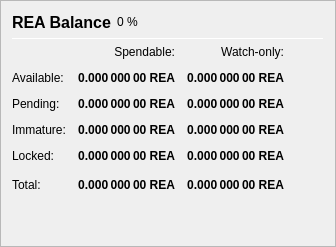
                   <widget class="QFrame" name="frame_Balances">
                    <property name="frameShape">
                     <enum>QFrame::StyledPanel</enum>
                    </property>
                    <property name="frameShadow">
                     <enum>QFrame::Raised</enum>
                    </property>
                    <layout class="QVBoxLayout" name="verticalLayout_4">
                     <item>
                      <layout class="QHBoxLayout" name="horizontalLayout_4">
                       <item>
                        <widget class="QLabel" name="label_5">
                         <property name="minimumSize">
                          <size>
                           <width>0</width>
                           <height>20</height>
                          </size>
                         </property>
                         <property name="font">
                          <font>
                           <pointsize>12</pointsize>
                           <weight>75</weight>
                           <bold>true</bold>
                          </font>
                         </property>
                         <property name="text">
                          <string>REA Balance</string>
                         </property>
                        </widget>
                       </item>
                       <item>
                        <widget class="QLabel" name="labelREAPercent">
                         <property name="text">
                          <string notr="true">0 %</string>
                         </property>
                        </widget>
                       </item>
                       <item>
                        <spacer name="horizontalSpacer_3">
                         <property name="orientation">
                          <enum>Qt::Horizontal</enum>
                         </property>
                         <property name="sizeHint" stdset="0">
                          <size>
                           <width>40</width>
                           <height>20</height>
                          </size>
                         </property>
                        </spacer>
                       </item>
                      </layout>
                     </item>
                     <item>
                      <widget class="Line" name="line_Balance">
                       <property name="minimumSize">
                        <size>
                         <width>0</width>
                         <height>1</height>
                        </size>
                       </property>
                       <property name="maximumSize">
                        <size>
                         <width>16777215</width>
                         <height>1</height>
                        </size>
                       </property>
                       <property name="orientation">
                        <enum>Qt::Horizontal</enum>
                       </property>
                      </widget>
                     </item>
                     <item>
                      <layout class="QGridLayout" name="gridLayout">
                       <property name="spacing">
                        <number>12</number>
                       </property>
                       <item row="0" column="1">
                        <widget class="QLabel" name="labelSpendable">
                         <property name="text">
                          <string>Spendable:</string>
                         </property>
                         <property name="alignment">
                          <set>Qt::AlignRight|Qt::AlignTrailing|Qt::AlignVCenter</set>
                         </property>
                        </widget>
                       </item>
                       <item row="0" column="2">
                        <widget class="QLabel" name="labelWatchonly">
                         <property name="text">
                          <string>Watch-only:</string>
                         </property>
                         <property name="alignment">
                          <set>Qt::AlignRight|Qt::AlignTrailing|Qt::AlignVCenter</set>
                         </property>
                        </widget>
                       </item>
                       <item row="1" column="0">
                        <widget class="QLabel" name="labelBalanceText">
                         <property name="text">
                          <string>Available:</string>
                         </property>
                        </widget>
                       </item>
                       <item row="1" column="1">
                        <widget class="QLabel" name="labelBalance">
                         <property name="font">
                          <font>
                           <weight>75</weight>
                           <bold>true</bold>
                          </font>
                         </property>
                         <property name="cursor">
                          <cursorShape>IBeamCursor</cursorShape>
                         </property>
                         <property name="toolTip">
                          <string>Your current spendable balance</string>
                         </property>
                         <property name="text">
                          <string notr="true">0.000 000 00 REA</string>
                         </property>
                         <property name="alignment">
                          <set>Qt::AlignRight|Qt::AlignTrailing|Qt::AlignVCenter</set>
                         </property>
                         <property name="textInteractionFlags">
                          <set>Qt::LinksAccessibleByMouse|Qt::TextSelectableByKeyboard|Qt::TextSelectableByMouse</set>
                         </property>
                        </widget>
                       </item>
                       <item row="1" column="2">
                        <widget class="QLabel" name="labelWatchAvailable">
                         <property name="font">
                          <font>
                           <weight>75</weight>
                           <bold>true</bold>
                          </font>
                         </property>
                         <property name="cursor">
                          <cursorShape>IBeamCursor</cursorShape>
                         </property>
                         <property name="toolTip">
                          <string>Your current balance in watch-only addresses</string>
                         </property>
                         <property name="text">
                          <string notr="true">0.000 000 00 REA</string>
                         </property>
                         <property name="alignment">
                          <set>Qt::AlignRight|Qt::AlignTrailing|Qt::AlignVCenter</set>
                         </property>
                         <property name="textInteractionFlags">
                          <set>Qt::LinksAccessibleByMouse|Qt::TextSelectableByKeyboard|Qt::TextSelectableByMouse</set>
                         </property>
                        </widget>
                       </item>
                       <item row="2" column="0">
                        <widget class="QLabel" name="labelPendingText">
                         <property name="text">
                          <string>Pending:</string>
                         </property>
                        </widget>
                       </item>
                       <item row="2" column="1">
                        <widget class="QLabel" name="labelUnconfirmed">
                         <property name="font">
                          <font>
                           <weight>75</weight>
                           <bold>true</bold>
                          </font>
                         </property>
                         <property name="cursor">
                          <cursorShape>IBeamCursor</cursorShape>
                         </property>
                         <property name="toolTip">
                          <string>Total of transactions that have yet to be confirmed, and do not yet count toward the spendable balance</string>
                         </property>
                         <property name="text">
                          <string notr="true">0.000 000 00 REA</string>
                         </property>
                         <property name="alignment">
                          <set>Qt::AlignRight|Qt::AlignTrailing|Qt::AlignVCenter</set>
                         </property>
                         <property name="textInteractionFlags">
                          <set>Qt::LinksAccessibleByMouse|Qt::TextSelectableByKeyboard|Qt::TextSelectableByMouse</set>
                         </property>
                        </widget>
                       </item>
                       <item row="2" column="2">
                        <widget class="QLabel" name="labelWatchPending">
                         <property name="font">
                          <font>
                           <weight>75</weight>
                           <bold>true</bold>
                          </font>
                         </property>
                         <property name="cursor">
                          <cursorShape>IBeamCursor</cursorShape>
                         </property>
                         <property name="toolTip">
                          <string>Unconfirmed transactions to watch-only addresses</string>
                         </property>
                         <property name="text">
                          <string notr="true">0.000 000 00 REA</string>
                         </property>
                         <property name="alignment">
                          <set>Qt::AlignRight|Qt::AlignTrailing|Qt::AlignVCenter</set>
                         </property>
                         <property name="textInteractionFlags">
                          <set>Qt::LinksAccessibleByMouse|Qt::TextSelectableByKeyboard|Qt::TextSelectableByMouse</set>
                         </property>
                        </widget>
                       </item>
                       <item row="3" column="0">
                        <widget class="QLabel" name="labelImmatureText">
                         <property name="text">
                          <string>Immature:</string>
                         </property>
                        </widget>
                       </item>
                       <item row="3" column="1">
                        <widget class="QLabel" name="labelImmature">
                         <property name="font">
                          <font>
                           <weight>75</weight>
                           <bold>true</bold>
                          </font>
                         </property>
                         <property name="cursor">
                          <cursorShape>IBeamCursor</cursorShape>
                         </property>
                         <property name="toolTip">
                          <string>Staked or masternode rewards that has not yet matured</string>
                         </property>
                         <property name="text">
                          <string notr="true">0.000 000 00 REA</string>
                         </property>
                         <property name="alignment">
                          <set>Qt::AlignRight|Qt::AlignTrailing|Qt::AlignVCenter</set>
                         </property>
                         <property name="textInteractionFlags">
                          <set>Qt::LinksAccessibleByMouse|Qt::TextSelectableByKeyboard|Qt::TextSelectableByMouse</set>
                         </property>
                        </widget>
                       </item>
                       <item row="3" column="2">
                        <widget class="QLabel" name="labelWatchImmature">
                         <property name="font">
                          <font>
                           <weight>75</weight>
                           <bold>true</bold>
                          </font>
                         </property>
                         <property name="cursor">
                          <cursorShape>IBeamCursor</cursorShape>
                         </property>
                         <property name="toolTip">
                          <string>Staked or masternode rewards in watch-only addresses that has not yet matured</string>
                         </property>
                         <property name="text">
                          <string notr="true">0.000 000 00 REA</string>
                         </property>
                         <property name="alignment">
                          <set>Qt::AlignRight|Qt::AlignTrailing|Qt::AlignVCenter</set>
                         </property>
                         <property name="textInteractionFlags">
                          <set>Qt::LinksAccessibleByMouse|Qt::TextSelectableByKeyboard|Qt::TextSelectableByMouse</set>
                         </property>
                        </widget>
                       </item>
                       <item row="4" column="0">
                        <widget class="QLabel" name="labelLockedBalanceText">
                         <property name="toolTip">
                          <string>Locked REA or Masternode collaterals. These are excluded from zREA minting.</string>
                         </property>
                         <property name="text">
                          <string>Locked:</string>
                         </property>
                        </widget>
                       </item>
                       <item row="4" column="1">
                        <widget class="QLabel" name="labelLockedBalance">
                         <property name="font">
                          <font>
                           <weight>75</weight>
                           <bold>true</bold>
                          </font>
                         </property>
                         <property name="cursor">
                          <cursorShape>IBeamCursor</cursorShape>
                         </property>
                         <property name="toolTip">
                          <string>Locked REA or Masternode collaterals. These are excluded from zREA minting.</string>
                         </property>
                         <property name="text">
                          <string notr="true">0.000 000 00 REA</string>
                         </property>
                         <property name="alignment">
                          <set>Qt::AlignRight|Qt::AlignTrailing|Qt::AlignVCenter</set>
                         </property>
                         <property name="textInteractionFlags">
                          <set>Qt::LinksAccessibleByMouse|Qt::TextSelectableByKeyboard|Qt::TextSelectableByMouse</set>
                         </property>
                        </widget>
                       </item>
                       <item row="4" column="2">
                        <widget class="QLabel" name="labelWatchLocked">
                         <property name="font">
                          <font>
                           <weight>75</weight>
                           <bold>true</bold>
                          </font>
                         </property>
                         <property name="cursor">
                          <cursorShape>IBeamCursor</cursorShape>
                         </property>
                         <property name="toolTip">
                          <string>Current locked balance in watch-only addresses</string>
                         </property>
                         <property name="text">
                          <string notr="true">0.000 000 00 REA</string>
                         </property>
                         <property name="alignment">
                          <set>Qt::AlignRight|Qt::AlignTrailing|Qt::AlignVCenter</set>
                         </property>
                         <property name="textInteractionFlags">
                          <set>Qt::LinksAccessibleByMouse|Qt::TextSelectableByKeyboard|Qt::TextSelectableByMouse</set>
                         </property>
                        </widget>
                       </item>
                       <item row="5" column="0">
                        <widget class="QLabel" name="labelTotalText">
                         <property name="toolTip">
                          <string>Your current RealCoin balance, unconfirmed and immature transactions included</string>
                         </property>
                         <property name="text">
                          <string>Total:</string>
                         </property>
                        </widget>
                       </item>
                       <item row="5" column="1">
                        <widget class="QLabel" name="labelTotal">
                         <property name="font">
                          <font>
                           <weight>75</weight>
                           <bold>true</bold>
                          </font>
                         </property>
                         <property name="cursor">
                          <cursorShape>IBeamCursor</cursorShape>
                         </property>
                         <property name="toolTip">
                          <string>Your current RealCoin balance, unconfirmed and immature transactions included</string>
                         </property>
                         <property name="text">
                          <string notr="true">0.000 000 00 REA</string>
                         </property>
                         <property name="alignment">
                          <set>Qt::AlignRight|Qt::AlignTrailing|Qt::AlignVCenter</set>
                         </property>
                         <property name="textInteractionFlags">
                          <set>Qt::LinksAccessibleByMouse|Qt::TextSelectableByKeyboard|Qt::TextSelectableByMouse</set>
                         </property>
                        </widget>
                       </item>
                       <item row="5" column="2">
                        <widget class="QLabel" name="labelWatchTotal">
                         <property name="font">
                          <font>
                           <weight>75</weight>
                           <bold>true</bold>
                          </font>
                         </property>
                         <property name="cursor">
                          <cursorShape>IBeamCursor</cursorShape>
                         </property>
                         <property name="toolTip">
                          <string>Current total balance in watch-only addresses</string>
                         </property>
                         <property name="text">
                          <string notr="true">0.000 000 00 REA</string>
                         </property>
                         <property name="alignment">
                          <set>Qt::AlignRight|Qt::AlignTrailing|Qt::AlignVCenter</set>
                         </property>
                         <property name="textInteractionFlags">
                          <set>Qt::LinksAccessibleByMouse|Qt::TextSelectableByKeyboard|Qt::TextSelectableByMouse</set>
                         </property>
                        </widget>
                       </item>
                       <item row="5" column="3">
                        <spacer name="horizontalSpacer_9">
                         <property name="orientation">
                          <enum>Qt::Horizontal</enum>
                         </property>
                         <property name="sizeHint" stdset="0">
                          <size>
                           <width>40</width>
                           <height>20</height>
                          </size>
                         </property>
                        </spacer>
                       </item>
                      </layout>
                     </item>
                     <item>
                      <spacer name="verticalSpacer_3">
                       <property name="orientation">
                        <enum>Qt::Vertical</enum>
                       </property>
                       <property name="sizeHint" stdset="0">
                        <size>
                         <width>20</width>
                         <height>40</height>
                        </size>
                       </property>
                      </spacer>
                     </item>
                    </layout>
                   </widget>
